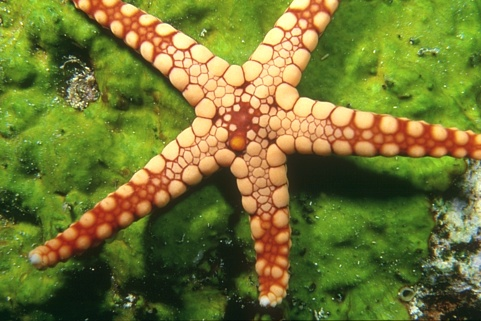
%> input picture 12003.jpg, 481 x 321 px
$ octave main_color.m   (GNU Octave 9; MATLAB toolbox functions it lacks are replaced by stand-ins)
%> lines starting %> are read from the running program, lines starting %| are printed output that depends on the picture
### w_ColorRecons_CO.m
function output_f=w_ColorRecons_CO(f,radius)
se=strel('disk',radius);
if length(size(f))<3
    disp('Please input a color image!');
else
%%
f=double(f);f_r=f(:,:,1);f_g=f(:,:,2);f_b=f(:,:,3);
f_pca=double(PCA_color(f));f1=f_pca(:,:,1);f2=f_pca(:,:,2);
%% step2 data transformation
data1=f1*10^3+f2+f_r*10^-3+f_g*10^-6+f_b*10^-9;Max1=max(max(data1));
data2=f1*10^3+f2+f_g*10^-3+f_r*10^-6+f_b*10^-9;Max2=max(max(data2));
data3=f1*10^3+f2+f_b*10^-3+f_r*10^-6+f_g*10^-9;Max3=max(max(data3));
%% step 3 data processing
imput_data1=imerode(data1,se);
imput_data2=imerode(data2,se);
imput_data3=imerode(data3,se);
f_rec1=imreconstruct(imput_data1,data1);
f_rec2=imreconstruct(imput_data2,data2);
f_rec3=imreconstruct(imput_data3,data3);
imput2_data1=imerode(Max1-f_rec1,se);
imput2_data2=imerode(Max2-f_rec2,se);
imput2_data3=imerode(Max3-f_rec3,se);
f_g1=Max1-imreconstruct(imput2_data1,Max1-f_rec1);
f_g2=Max2-imreconstruct(imput2_data2,Max2-f_rec2);
f_g3=Max3-imreconstruct(imput2_data3,Max3-f_rec3);
end
%% return to RGB format
tt1=f_g1-floor(f_g1);
tt2=f_g2-floor(f_g2);
tt3=f_g3-floor(f_g3);
g1_r=floor(tt1*10^3);
g1_g=floor(tt2*10^3);
g1_b=floor(tt3*10^3);
output_f=cat(3,uint8(g1_r),uint8(g1_g),uint8(g1_b));

### PCA_color.m
function g=PCA_color(f)
f1=f(:,:,1);f2=f(:,:,2);f3=f(:,:,3);
data=double([f1(:)';f2(:)';f3(:)']);
[~,c]=size(data);
m=mean(data')';
d=data-repmat(m,1,c);
% Compute the covariance matrix (co)
co=d*d';
% Compute the eigen values and eigen vectors of the covariance matrix
[eigvector,eigvl]=eig(co);
% Sort the eigen vectors according to the eigen values
eigvalue = diag(eigvl);
[~, index] = sort(-eigvalue);
eigvalue = eigvalue(index);
eigvector = eigvector(:, index);
% Compute the number of eigen values that greater than zero (you can select any threshold)
count1=0;
for i=1:size(eigvalue,1)
    if(eigvalue(i)>0)
        count1=count1+1;
    end
end
% We can use all the eigen vectors but this method will increase the
% computation time and complixity
%vec=eigvector(:,:);

% And also we can use the eigen vectors that the corresponding eigen values is greater than zero(Threshold) and this method will decrease the
% computation time and complixity
vec=eigvector(:,1:count1);
% Compute the feature matrix (the space that will use it to project the testing image on it)
x=vec'*d;
x2=x+repmat(m,1,c);
x2=uint8(x2);
x2_1=x2(1,:);x2_2=x2(2,:);x2_3=x2(3,:);
s1=size(f1,1);s2=size(f1,2);
f_1=zeros(s1, s2);f_2=f_1;f_3=f_1;
for j=1:s2
    f_1(:,j)=x2_1((j-1)*s1+1:j*s1);
    f_2(:,j)=x2_2((j-1)*s1+1:j*s1);
    f_3(:,j)=x2_3((j-1)*s1+1:j*s1);
end
g=cat(3,uint8(f_1),uint8(f_2),uint8(f_3));

### colorspace.m
function varargout = colorspace(Conversion,varargin)
%COLORSPACE  Convert a color image between color representations.
%   B = COLORSPACE(S,A) converts the color representation of image A
%   where S is a string specifying the conversion.  S tells the
%   source and destination color spaces, S = 'dest<-src', or
%   alternatively, S = 'src->dest'.  Supported color spaces are
%
%     'RGB'              R'G'B' Red Green Blue (ITU-R BT.709 gamma-corrected)
%     'YPbPr'            Luma (ITU-R BT.601) + Chroma
%     'YCbCr'/'YCC'      Luma + Chroma ("digitized" version of Y'PbPr)
%     'YUV'              NTSC PAL Y'UV Luma + Chroma
%     'YIQ'              NTSC Y'IQ Luma + Chroma
%     'YDbDr'            SECAM Y'DbDr Luma + Chroma
%     'JPEGYCbCr'        JPEG-Y'CbCr Luma + Chroma
%     'HSV'/'HSB'        Hue Saturation Value/Brightness
%     'HSL'/'HLS'/'HSI'  Hue Saturation Luminance/Intensity
%     'XYZ'              CIE XYZ
%     'Lab'              CIE L*a*b* (CIELAB)
%     'Luv'              CIE L*u*v* (CIELUV)
%     'Lch'              CIE L*ch (CIELCH)
%
%  All conversions assume 2 degree observer and D65 illuminant.  Color
%  space names are case insensitive.  When R'G'B' is the source or
%  destination, it can be omitted. For example 'yuv<-' is short for
%  'yuv<-rgb'.
%
%  MATLAB uses two standard data formats for R'G'B': double data with
%  intensities in the range 0 to 1, and uint8 data with integer-valued
%  intensities from 0 to 255.  As MATLAB's native datatype, double data is
%  the natural choice, and the R'G'B' format used by colorspace.  However,
%  for memory and computational performance, some functions also operate
%  with uint8 R'G'B'.  Given uint8 R'G'B' color data, colorspace will
%  first cast it to double R'G'B' before processing.
%
%  If A is an Mx3 array, like a colormap, B will also have size Mx3.
%
%  [B1,B2,B3] = COLORSPACE(S,A) specifies separate output channels.
%  COLORSPACE(S,A1,A2,A3) specifies separate input channels.
% Pascal Getreuer 2005-2006
%%% Input parsing %%%
if nargin < 2, error('Not enough input arguments.'); end
[SrcSpace,DestSpace] = parse(Conversion);
if nargin == 2
   Image = varargin{1};
elseif nargin >= 3
   Image = cat(3,varargin{:});
else
   error('Invalid number of input arguments.');
end
FlipDims = (size(Image,3) == 1);
if FlipDims, Image = permute(Image,[1,3,2]); end
if ~isa(Image,'double'), Image = double(Image)/255; end
if size(Image,3) ~= 3, error('Invalid input size.'); end
SrcT = gettransform(SrcSpace);
DestT = gettransform(DestSpace);
if ~ischar(SrcT) & ~ischar(DestT)
   % Both source and destination transforms are affine, so they
   % can be composed into one affine operation
   T = [DestT(:,1:3)*SrcT(:,1:3),DestT(:,1:3)*SrcT(:,4)+DestT(:,4)];
   Temp = zeros(size(Image));
   Temp(:,:,1) = T(1)*Image(:,:,1) + T(4)*Image(:,:,2) + T(7)*Image(:,:,3) + T(10);
   Temp(:,:,2) = T(2)*Image(:,:,1) + T(5)*Image(:,:,2) + T(8)*Image(:,:,3) + T(11);
   Temp(:,:,3) = T(3)*Image(:,:,1) + T(6)*Image(:,:,2) + T(9)*Image(:,:,3) + T(12);
   Image = Temp;
elseif ~ischar(DestT)
   Image = rgb(Image,SrcSpace);
   Temp = zeros(size(Image));
   Temp(:,:,1) = DestT(1)*Image(:,:,1) + DestT(4)*Image(:,:,2) + DestT(7)*Image(:,:,3) + DestT(10);
   Temp(:,:,2) = DestT(2)*Image(:,:,1) + DestT(5)*Image(:,:,2) + DestT(8)*Image(:,:,3) + DestT(11);
   Temp(:,:,3) = DestT(3)*Image(:,:,1) + DestT(6)*Image(:,:,2) + DestT(9)*Image(:,:,3) + DestT(12);
   Image = Temp;
else
   Image = feval(DestT,Image,SrcSpace);
end
%%% Output format %%%
if nargout > 1
   varargout = {Image(:,:,1),Image(:,:,2),Image(:,:,3)};
else
   if FlipDims, Image = permute(Image,[1,3,2]); end
   varargout = {Image};
end
return;

function [SrcSpace,DestSpace] = parse(Str)
% Parse conversion argument
if isstr(Str)
   Str = lower(strrep(strrep(Str,'-',''),' ',''));
   k = find(Str == '>');

   if length(k) == 1         % Interpret the form 'src->dest'
      SrcSpace = Str(1:k-1);
      DestSpace = Str(k+1:end);
   else
      k = find(Str == '<');

      if length(k) == 1      % Interpret the form 'dest<-src'
         DestSpace = Str(1:k-1);
         SrcSpace = Str(k+1:end);
      else
         error(['Invalid conversion, ''',Str,'''.']);
      end
   end

   SrcSpace = alias(SrcSpace);
   DestSpace = alias(DestSpace);
else
   SrcSpace = 1;             % No source pre-transform
   DestSpace = Conversion;
   if any(size(Conversion) ~= 3), error('Transformation matrix must be 3x3.'); end
end
return;

function Space = alias(Space)
Space = strrep(Space,'cie','');
if isempty(Space)
   Space = 'rgb';
end
switch Space
case {'ycbcr','ycc'}
   Space = 'ycbcr';
case {'hsv','hsb'}
   Space = 'hsv';
case {'hsl','hsi','hls'}
   Space = 'hsl';
case {'rgb','yuv','yiq','ydbdr','ycbcr','jpegycbcr','xyz','lab','luv','lch'}
   return;
end
return;

function T = gettransform(Space)
% Get a colorspace transform: either a matrix describing an affine transform,
% or a string referring to a conversion subroutine
switch Space
case 'ypbpr'
   T = [0.299,0.587,0.114,0;-0.1687367,-0.331264,0.5,0;0.5,-0.418688,-0.081312,0];
case 'yuv'
   % R'G'B' to NTSC/PAL YUV
   T = [0.299,0.587,0.114,0;-0.147,-0.289,0.436,0;0.615,-0.515,-0.100,0];
case 'ydbdr'
   % R'G'B' to SECAM YDbDr
   T = [0.299,0.587,0.114,0;-0.450,-0.883,1.333,0;-1.333,1.116,0.217,0];
case 'yiq'
   % R'G'B' in [0,1] to NTSC YIQ in [0,1];[-0.595716,0.595716];[-0.522591,0.522591];
   T = [0.299,0.587,0.114,0;0.595716,-0.274453,-0.321263,0;0.211456,-0.522591,0.311135,0];
case 'ycbcr'
   % R'G'B' (range [0,1]) to ITU-R BRT.601 (CCIR 601) Y'CbCr
   % Poynton, Equation 3, scaling of R'G'B to Y'PbPr conversion
   T = [65.481,128.553,24.966,16;-37.797,-74.203,112.0,128;112.0,-93.786,-18.214,128];
case 'jpegycbcr'
   T = [0.299,0.587,0.114,0;-0.168736,-0.331264,0.5,0.5;0.5,-0.418688,-0.081312,0.5]*255;
case {'rgb','xyz','hsv','hsl','lab','luv','lch'}
   T = Space;
otherwise
   error(['Unknown color space, ''',Space,'''.']);
end
return;

function Image = rgb(Image,SrcSpace)
% Convert to Rec. 709 R'G'B' from 'SrcSpace'
switch SrcSpace
case 'rgb'
   return;
case 'hsv'
   % Convert HSV to R'G'B'
   Image = huetorgb((1 - Image(:,:,2)).*Image(:,:,3),Image(:,:,3),Image(:,:,1));
case 'hsl'
   % Convert HSL to R'G'B'
   L = Image(:,:,3);
   Delta = Image(:,:,2).*min(L,1-L);
   Image = huetorgb(L-Delta,L+Delta,Image(:,:,1));
case {'xyz','lab','luv','lch'}
   % Convert to CIE XYZ
   Image = xyz(Image,SrcSpace);
   % Convert XYZ to RGB
   T = [3.240479,-1.53715,-0.498535;-0.969256,1.875992,0.041556;0.055648,-0.204043,1.057311];
   R = T(1)*Image(:,:,1) + T(4)*Image(:,:,2) + T(7)*Image(:,:,3);  % R
   G = T(2)*Image(:,:,1) + T(5)*Image(:,:,2) + T(8)*Image(:,:,3);  % G
   B = T(3)*Image(:,:,1) + T(6)*Image(:,:,2) + T(9)*Image(:,:,3);  % B
   % Desaturate and rescale to constrain resulting RGB values to [0,1]
   AddWhite = -min(min(min(R,G),B),0);
   Scale = max(max(max(R,G),B)+AddWhite,1);
   R = (R + AddWhite)./Scale;
   G = (G + AddWhite)./Scale;
   B = (B + AddWhite)./Scale;
   % Apply gamma correction to convert RGB to Rec. 709 R'G'B'
   Image(:,:,1) = gammacorrection(R);  % R'
   Image(:,:,2) = gammacorrection(G);  % G'
   Image(:,:,3) = gammacorrection(B);  % B'
otherwise  % Conversion is through an affine transform
   T = gettransform(SrcSpace);
   temp = inv(T(:,1:3));
   T = [temp,-temp*T(:,4)];
   R = T(1)*Image(:,:,1) + T(4)*Image(:,:,2) + T(7)*Image(:,:,3) + T(10);
   G = T(2)*Image(:,:,1) + T(5)*Image(:,:,2) + T(8)*Image(:,:,3) + T(11);
   B = T(3)*Image(:,:,1) + T(6)*Image(:,:,2) + T(9)*Image(:,:,3) + T(12);
   AddWhite = -min(min(min(R,G),B),0);
   Scale = max(max(max(R,G),B)+AddWhite,1);
   R = (R + AddWhite)./Scale;
   G = (G + AddWhite)./Scale;
   B = (B + AddWhite)./Scale;
   Image(:,:,1) = R;
   Image(:,:,2) = G;
   Image(:,:,3) = B;
end
% Clip to [0,1]
Image = min(max(Image,0),1);
return;


function Image = xyz(Image,SrcSpace)
% Convert to CIE XYZ from 'SrcSpace'
WhitePoint = [0.950456,1,1.088754];
switch SrcSpace
case 'xyz'
   return;
case 'luv'
   % Convert CIE L*uv to XYZ
   WhitePointU = (4*WhitePoint(1))./(WhitePoint(1) + 15*WhitePoint(2) + 3*WhitePoint(3));
   WhitePointV = (9*WhitePoint(2))./(WhitePoint(1) + 15*WhitePoint(2) + 3*WhitePoint(3));
   L = Image(:,:,1);
   Y = (L + 16)/116;
   Y = invf(Y)*WhitePoint(2);
   U = Image(:,:,2)./(13*L + 1e-6*(L==0)) + WhitePointU;
   V = Image(:,:,3)./(13*L + 1e-6*(L==0)) + WhitePointV;
   Image(:,:,1) = -(9*Y.*U)./((U-4).*V - U.*V);                  % X
   Image(:,:,2) = Y;                                             % Y
   Image(:,:,3) = (9*Y - (15*V.*Y) - (V.*Image(:,:,1)))./(3*V);  % Z
case {'lab','lch'}
   Image = lab(Image,SrcSpace);
   % Convert CIE L*ab to XYZ
   fY = (Image(:,:,1) + 16)/116;
   fX = fY + Image(:,:,2)/500;
   fZ = fY - Image(:,:,3)/200;
   Image(:,:,1) = WhitePoint(1)*invf(fX);  % X
   Image(:,:,2) = WhitePoint(2)*invf(fY);  % Y
   Image(:,:,3) = WhitePoint(3)*invf(fZ);  % Z
otherwise   % Convert from some gamma-corrected space
   % Convert to Rec. 701 R'G'B'
   Image = rgb(Image,SrcSpace);
   % Undo gamma correction
   R = invgammacorrection(Image(:,:,1));
   G = invgammacorrection(Image(:,:,2));
   B = invgammacorrection(Image(:,:,3));
   % Convert RGB to XYZ
   T = inv([3.240479,-1.53715,-0.498535;-0.969256,1.875992,0.041556;0.055648,-0.204043,1.057311]);
   Image(:,:,1) = T(1)*R + T(4)*G + T(7)*B;  % X
   Image(:,:,2) = T(2)*R + T(5)*G + T(8)*B;  % Y
   Image(:,:,3) = T(3)*R + T(6)*G + T(9)*B;  % Z
end
return;

% [34 lines left out: functions hsv, hsl, not called in this run]

function Image = lab(Image,SrcSpace)
% Convert to CIE L*a*b* (CIELAB)
WhitePoint = [0.950456,1,1.088754];
switch SrcSpace
case 'lab'
   return;
case 'lch'
   % Convert CIE L*CH to CIE L*ab
   C = Image(:,:,2);
   Image(:,:,2) = cos(Image(:,:,3)*pi/180).*C;  % a*
   Image(:,:,3) = sin(Image(:,:,3)*pi/180).*C;  % b*
otherwise
   Image = xyz(Image,SrcSpace);  % Convert to XYZ
   % Convert XYZ to CIE L*a*b*
   X = Image(:,:,1)/WhitePoint(1);
   Y = Image(:,:,2)/WhitePoint(2);
   Z = Image(:,:,3)/WhitePoint(3);
   fX = f(X);
   fY = f(Y);
   fZ = f(Z);
   Image(:,:,1) = 116*fY - 16;    % L*
   Image(:,:,2) = 500*(fX - fY);  % a*
   Image(:,:,3) = 200*(fY - fZ);  % b*
end
return;

% [63 lines left out: functions luv, lch, huetorgb, rgbtohue, gammacorrection, not called in this run]

function R = invgammacorrection(Rp)
R = real(((Rp + 0.099)/1.099).^(1/0.45));
i = (R < 0.018);
R(i) = Rp(i)/4.5138;
return;

function fY = f(Y)
fY = real(Y.^(1/3));
i = (Y < 0.008856);
fY(i) = Y(i)*(841/108) + (4/29);
return;

% [5 lines left out: function invf, not called in this run]

### FRFCM_c.m
function  [center, U, obj_fcn,iter_n]=FRFCM_c(data,cluster_n,radius,w_size,options)
% Firstly, we use multivariate morphological reconstruction to reconstruct original image to suppress noise;
% Secondly, we implement FCM;
% Thirdly, we use a median filter to smooth the fuzzy membership U;
% Finally, we normalize U;
% Input variants and parameters
  % data is a 3D data, it means that the input is a color image
  % cluster_n denotes the number of cluster centers
  % radius denotes the parameter of structuring element used in
  % mrophological recosntruction
  % w_size is the scale of the filtering window

if nargin ~= 4 & nargin ~= 5
    error('Too many or too few input arguments!');
end
% Change the following to set default options
default_options = [2;	% exponent for the partition matrix U
		100;	% max. number of iteration
		1e-5;	% min. amount of improvement
		0];	% info display during iteration

if nargin == 4,
	options = default_options;
else
	% If "options" is not fully specified, pad it with default values.
	if length(options) < 4,
		tmp = default_options;
		tmp(1:length(options)) = options;
		options = tmp;
	end
	% If some entries of "options" are nan's, replace them with defaults.
	nan_index = find(isnan(options)==1);
	options(nan_index) = default_options(nan_index);
	if options(1) <= 1,
		error('The exponent should be greater than 1!');
	end
end
expo = options(1);      % Exponent for U
max_iter = options(2);      % Max. iteration
min_impro = options(3);     % Min. improvement
display = options(4);       % Display info or not
obj_fcn = zeros(max_iter, 1);   % Array for objective function
%% step 1, morphological reconstruction
data_rgb=w_ColorRecons_CO(data,radius); %radius means maximal radius
data_lab=colorspace('Lab<-RGB',data_rgb);
%% step 2, FCM on histogram
data_l=data_lab(:,:,1);data_a=data_lab(:,:,2);data_b=data_lab(:,:,3);
data=[data_l(:)';data_a(:)';data_b(:)']';
%iter_n=0; % actual number of iteration
row=size(data_a,1);col=size(data_a,2);
U = initfcm(cluster_n, row*col);			% Initial fuzzy partition
% Main loop
for i = 1:max_iter
    %% stepfcm [U, center, obj_fcn(i)] = stepfcm(data, U, cluster_n, expo);
    mf = U.^expo;       % MF matrix after exponential modification
    center = mf*data./((ones(size(data, 2), 1)*sum(mf'))'); % new center
    %% dist = distfcm(center, data);       % fill the distance matrix
     out = zeros(size(center, 1), size(data, 1));
% fill the output matrix
if size(center, 2) > 1,
    for k = 1:size(center, 1),
	out(k, :) = sqrt(sum(((data-ones(size(data, 1), 1)*center(k, :)).^2)'));
    end
else	% 1-D data
    for k = 1:size(center, 1),
	out(k, :) = abs(center(k)-data)';
    end
end
  dist=out+eps;
    %% distfcm end
    obj_fcn(i) = sum(sum((dist.^2).*mf));  % objective function
    tmp = dist.^(-2/(expo-1));      % calculate new U, suppose expo != 1
    U = tmp./(ones(cluster_n, 1)*sum(tmp)+eps);
    Uc{i}=U;
	if i > 1,
		%if abs(obj_fcn(i) - obj_fcn(i-1))/obj_fcn(i) < min_impro, break; end,
        if max(max(abs(Uc{i}-Uc{i-1})))< min_impro,break; end,
	end
end
iter_n = i;	% Actual number of iterations
obj_fcn(iter_n+1:max_iter) = [];
%% median filtering
   for k3=1: size(center, 1)
      U1= U (k3,:);
      U1=reshape(U1,[row,col]); %reshape the vector U to a matrix of size row*col
      UU=medfilt2(U1,[w_size,w_size]); % Notice, we cann't use U1.^expo due to the problem of high computational complexity
      GG(k3,:)=UU(:);
  end
   U=GG./(ones(cluster_n,1)*(sum(GG))+eps);  % the normalization of
   center_l=center(:,1);center_a=center(:,2);center_b=center(:,3);center_lab=cat(3,center_l,center_a,center_b);
   center=255*colorspace('RGB<-Lab',center_lab);

### main_color.m
% Please cite the paper "Tao Lei, Xiaohong Jia, Yanning Zhang, Lifeng He, Hongying Meng and Asoke K. Nandi, Significantly Fast and Robust
% Fuzzy C-Means Clustering Algorithm Based on Morphological Reconstruction and Membership Filtering, IEEE Transactions on Fuzzy Systems,
% DOI: 10.1109/TFUZZ.2018.2796074, 2018.2018"
%and
%Tao. Lei, Yanning Zhang, Yi Wang, Shigang Liu, and Zhe Guo, "A Conditionally Invariant Mathematical Morphological Framework for Color Images,"
%Information Sciences, Vol. 387, no. 5, pp. 34-52, May. 2017.

% The first paper is OpenAccess and you can download the paper freely from "http://ieeexplore.ieee.org/stamp/stamp.jsp?tp=&arnumber=8265186."
% The code was written by Tao Lei in 2017.
% If you have any problems, please contact me.
% Email address: leitao@sust.edu.cn

clc
close all
clear all
%% parameters
cluster=3; % the number of clustering centers
se=3; % the parameter of structuing element used for morphological reconstruction
w_size=3; % the size of fitlering window
%% test a color image
fileID='12003';
f_ori=imread('12003.jpg');
%> f_ori is the input picture: size 321x481x3 uint8; mean R, G, B 114.1, 118.7, 50.3
GT=load('12003.mat'); % Ground Truth, download from 'https://www2.eecs.berkeley.edu/Research/Projects/CS/vision/grouping/resources.html'
f_ori=double(f_ori);
%> f_ori: size 321x481x3 double
%% implement the proposed algorithm
tic
[~,U1,~,~]=FRFCM_c(double(f_ori),cluster,se,w_size);
%> in w_ColorRecons_CO, `f_b=f(:,:,3)`:
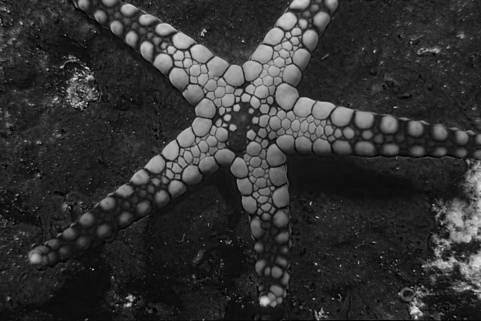
%> f_b: size 321x481 double; min 0, max 235, mean 50.3
%> in PCA_color, `m=mean(data')';`: m = [114.1; 118.7; 50.28]
%> in PCA_color, `co=d*d';`: co = [747177200.3 479201768.7 357681680.5; 479201768.7 489957624.4 262288140.3; 357681680.5 262288140.3 251438972.9]
%> in PCA_color, `[eigvector,eigvl]=eig(co);`: eigvector = [0.394 0.554 0.733; 0.118 -0.821 0.558; -0.911 0.134 0.389]; eigvl = [62942115.8 0 0; 0 123701921.6 0; 0 0 1.3e+09]
%> in PCA_color, `eigvalue = diag(eigvl);`: eigvalue = [62942115.8; 123701921.6; 1.3e+09]
%> in PCA_color, `[~, index] = sort(-eigvalue);`: index = [3; 2; 1]
%> in PCA_color, `eigvalue = eigvalue(index);`: eigvalue = [1.3e+09; 123701921.6; 62942115.8]
%> in PCA_color, `eigvector = eigvector(:, index);`: eigvector = [0.733 0.554 0.394; 0.558 -0.821 0.118; 0.389 0.134 -0.911]
%> in PCA_color, `vec=eigvector(:,1:count1);`: vec has the same summary as eigvector
%> after the loop in PCA_color, `for j=1:s2`:
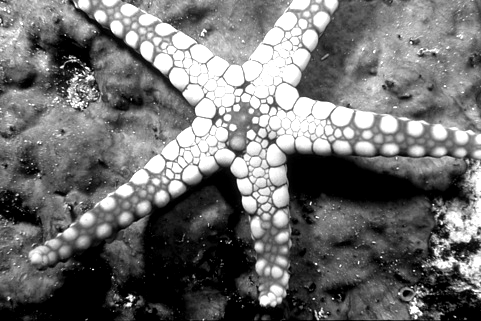
%> f_1: size 321x481 double; min 0, max 255, mean 110.9
%> after the loop in PCA_color, `for j=1:s2`:
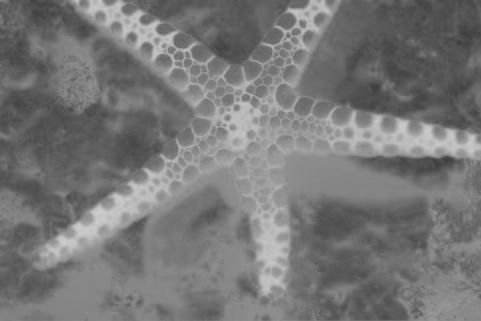
%> f_2: size 321x481 double; min 61, max 205, mean 118.7
%> after the loop in PCA_color, `for j=1:s2`:
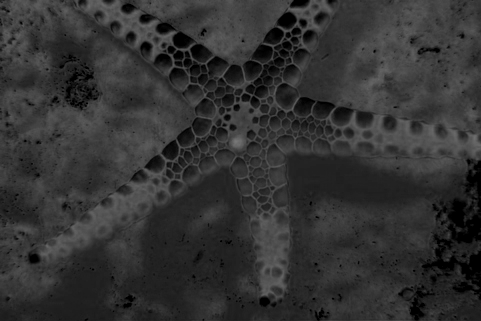
%> f_3: size 321x481 double; min 0, max 120, mean 50.6
%> in PCA_color, `g=cat(3,uint8(f_1),uint8(f_2),uint8(f_3));`:
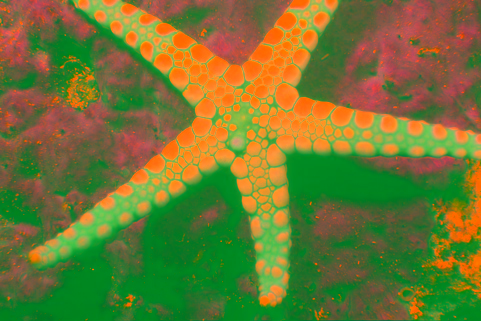
%> g: size 321x481x3 uint8; mean R, G, B 110.9, 118.7, 50.6
%> in w_ColorRecons_CO, `Max1=max(max(data1))`: Max1 = 255174.3
%> in w_ColorRecons_CO, `Max2=max(max(data2))`: Max2 = 255174.2
%> in w_ColorRecons_CO, `Max3=max(max(data3))`: Max3 = 255174.1
%> in colorspace, `Image = feval(DestT,Image,SrcSpace);`:
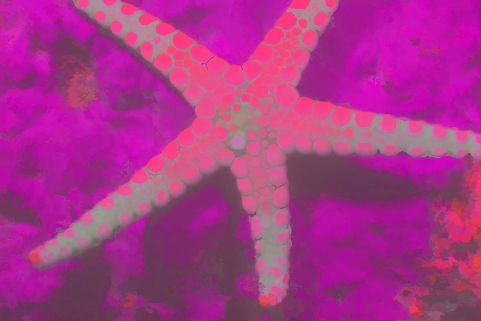
%> Image: size 321x481x3 double; mean R, G, B 52.5, -11.6, 34.2; drawn with min black and max white
%> in colorspace, `varargout = {Image};`: varargout = 1 item
%> in FRFCM_c, `data_b=data_lab(:,:,3)`:
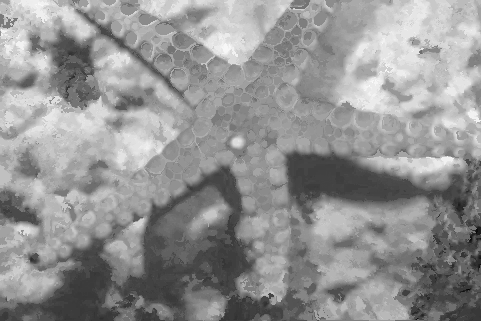
%> data_b: size 321x481 double; min -14.35, max 69.71, mean 34.2; drawn with min black and max white
%> the run ends on the next line
